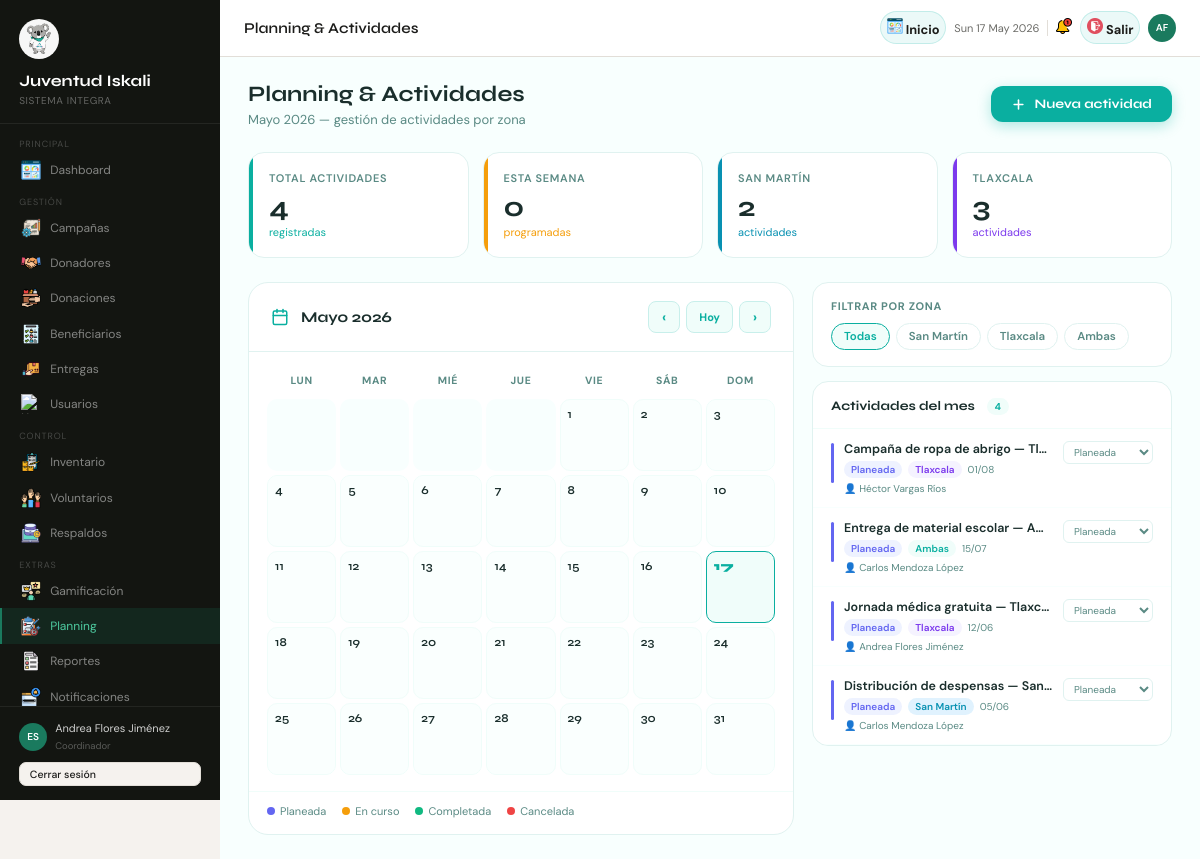
Page /index.php?pagina=planning (signed in) on the committed database.
### tables this page shows
CREATE TABLE actividades (
    id_actividad   INT          NOT NULL AUTO_INCREMENT,
    titulo         VARCHAR(150) NOT NULL,
    descripcion    TEXT,
    fecha_inicio   DATETIME     NOT NULL,
    fecha_fin      DATETIME     NOT NULL,
    zona           ENUM('san_martin','tlaxcala','ambas') NOT NULL DEFAULT 'ambas',
    estado         ENUM('planeada','en_curso','completada','cancelada')
                   NOT NULL DEFAULT 'planeada',
    id_responsable INT          NOT NULL,
    creado_en      TIMESTAMP    NOT NULL DEFAULT CURRENT_TIMESTAMP,
    PRIMARY KEY (id_actividad),
    CONSTRAINT chk_act_fechas CHECK (fecha_fin >= fecha_inicio)
);

CREATE TABLE usuarios (
    id_usuario             INT          NOT NULL AUTO_INCREMENT,
    id_rol                 INT          NOT NULL,
    nombre                 VARCHAR(100) NOT NULL,
    apellido               VARCHAR(100) NOT NULL,
    email                  VARCHAR(150) NOT NULL,
    contrasena_hash        VARCHAR(255) NOT NULL,
    activo                 BOOLEAN      NOT NULL DEFAULT TRUE,
    intentos_fallidos      INT          NOT NULL DEFAULT 0,
    fecha_bloqueo_temporal DATETIME,
    ultimo_acceso          DATETIME,
    created_at             DATETIME     NOT NULL DEFAULT CURRENT_TIMESTAMP,
    PRIMARY KEY (id_usuario),
    UNIQUE KEY uq_usuario_email (email)
);

### views/pages/PlanningView.php (the view, shortened to what the rows shown need)
<?php
require_once 'views/layouts/header.php';
$estadoMeta = [
    'planeada'   => ['label' => 'Planeada',   'color' => '#6366f1', 'bg' => '#eef2ff', 'dot' => '#6366f1'],
    'en_curso'   => ['label' => 'En curso',   'color' => '#d97706', 'bg' => '#fffbeb', 'dot' => '#f59e0b'],
    'completada' => ['label' => 'Completada', 'color' => '#059669', 'bg' => '#ecfdf5', 'dot' => '#10b981'],
    'cancelada'  => ['label' => 'Cancelada',  'color' => '#dc2626', 'bg' => '#fef2f2', 'dot' => '#ef4444'],
];
$zonaMeta = [
    'san_martin' => ['label' => 'San Martín', 'color' => '#0891b2', 'bg' => '#e0f2fe'],
    'tlaxcala'   => ['label' => 'Tlaxcala',   'color' => '#7c3aed', 'bg' => '#f5f3ff'],
    'ambas'      => ['label' => 'Ambas',       'color' => '#0aafa0', 'bg' => '#f0fdfa'],
];
?>
<div style="display:flex;width:100%;">
  <div class="main">
    <div class="content" style="padding:24px 28px;background:#f8fffe;min-height:calc(100vh - 60px);">
      <div style="display:flex;align-items:center;justify-content:space-between;margin-bottom:24px;flex-wrap:wrap;gap:12px;">
        <div>
          <h2 style="font-family:'Syne',sans-serif;font-size:22px;font-weight:700;color:#1a2e2c;margin:0 0 4px;">
            Planning & Actividades
          </h2>
        </div>
      </div>
      <div style="display:grid;grid-template-columns:1fr 360px;gap:18px;align-items:start;">
        <div style="display:flex;flex-direction:column;gap:14px;">
          <div style="background:#fff;border-radius:16px;border:1px solid #e0f2f0;overflow:hidden;">
            <div style="max-height:420px;overflow-y:auto;">
              <?php if (empty($actividades)): ?>
                <div style="padding:32px;text-align:center;color:#5a8a84;font-size:13px;">
                  <svg width="36" height="36" viewBox="0 0 24 24" fill="none" stroke="#c8efeb" stroke-width="1.5" style="display:block;margin:0 auto 10px;"><rect x="3" y="4" width="18" height="18" rx="2"/><line x1="3" y1="10" x2="21" y2="10"/></svg>
                  Sin actividades registradas
                </div>
              <?php else: ?>
                <?php foreach($actividades as $act):
                  $em = $estadoMeta[$act['estado']] ?? $estadoMeta['planeada'];
                  $zm = $zonaMeta[$act['zona']] ?? $zonaMeta['ambas'];
                  $fi = date('d/m', strtotime($act['fecha_inicio']));
                  $ff = date('d/m', strtotime($act['fecha_fin']));
                ?>
                  <div style="padding:12px 18px;border-bottom:1px solid #f8fffe;transition:background .15s;"
                       onmouseover="this.style.background='#f8fffe'" onmouseout="this.style.background='#fff'">
                    <div style="display:flex;align-items:flex-start;gap:10px;">
                      <div style="width:3px;min-height:40px;border-radius:3px;background:<?= $em['dot'] ?>;flex-shrink:0;margin-top:2px;"></div>
                      <div style="flex:1;min-width:0;">
                        <div style="font-size:12.5px;font-weight:600;color:#1a2e2c;margin-bottom:4px;overflow:hidden;text-overflow:ellipsis;white-space:nowrap;">
                          <?= htmlspecialchars($act['titulo']) ?>
                        </div>
                        <div style="display:flex;align-items:center;gap:6px;flex-wrap:wrap;">
                          <span style="font-size:10px;font-weight:600;color:<?= $em['color'] ?>;background:<?= $em['bg'] ?>;padding:2px 7px;border-radius:99px;"><?= $em['label'] ?></span>
                          <span style="font-size:10px;font-weight:600;color:<?= $zm['color'] ?>;background:<?= $zm['bg'] ?>;padding:2px 7px;border-radius:99px;"><?= $zm['label'] ?></span>
                          <span style="font-size:10px;color:#5a8a84;"><?= $fi ?><?= $fi !== $ff ? " → {$ff}" : '' ?></span>
                        </div>
                        <?php if (!empty($act['nombre'])): ?>
                          <div style="font-size:10px;color:#5a8a84;margin-top:4px;">
                            👤 <?= htmlspecialchars($act['nombre'].' '.$act['apellido']) ?>
                          </div>
                        <?php endif; ?>
                      </div>
                      <select onchange="cambiarEstado(<?= (int)$act['id_actividad'] ?>, this.value)"
                              style="font-size:10px;border:1px solid #e0f2f0;border-radius:6px;padding:3px 6px;color:#5a8a84;background:#fff;cursor:pointer;max-width:90px;flex-shrink:0;">
                        <?php foreach($estadoMeta as $ek => $ev): ?>
                          <option value="<?= $ek ?>" <?= $act['estado']===$ek ? 'selected' : '' ?>><?= $ev['label'] ?></option>
                        <?php endforeach; ?>
                      </select>
                    </div>
                  </div>
                <?php endforeach; ?>
              <?php endif; ?>
            </div>
          </div>
        </div>
      </div>
    </div>
  </div>
</div>
<?php require_once 'views/layouts/footer.php'; ?>

### rows in the picture
actividades: titulo "Campaña de ropa de abrigo — Tl…", estado "Planeada", zona "Tlaxcala", fecha_inicio "01/08", id_responsable.apellido "Héctor Vargas Ríos", estado+id_actividad "Planeada"
actividades: titulo "Entrega de material escolar — A…", estado "Planeada", zona "Ambas", fecha_inicio "15/07", id_responsable.apellido "Carlos Mendoza López", estado+id_actividad "Planeada"
actividades: titulo "Jornada médica gratuita — Tlaxc…", estado "Planeada", zona "Tlaxcala", fecha_inicio "12/06", id_responsable.apellido "Andrea Flores Jiménez", estado+id_actividad "Planeada"
actividades: titulo "Distribución de despensas — San…", estado "Planeada", zona "San Martín", fecha_inicio "05/06", id_responsable.apellido "Carlos Mendoza López", estado+id_actividad "Planeada"

### other values in the picture
$_SESSION['usuario'] "Andrea Flores Jiménez"
$_SESSION['rol'] "Coordinador"
$titulo_pagina "Planning & Actividades"
$iniciales "AF"
$nombre_mes "Mayo"
$anio_actual "2026"
$kpis['total_actividades'] "4"
$kpis['actividades_semana'] "0"
$kpis['san_martin'] "2"
$kpis['tlaxcala'] "3"
$d "LUN"
$d "MAR"
$d "MIÉ"
$d "JUE"
$d "VIE"
